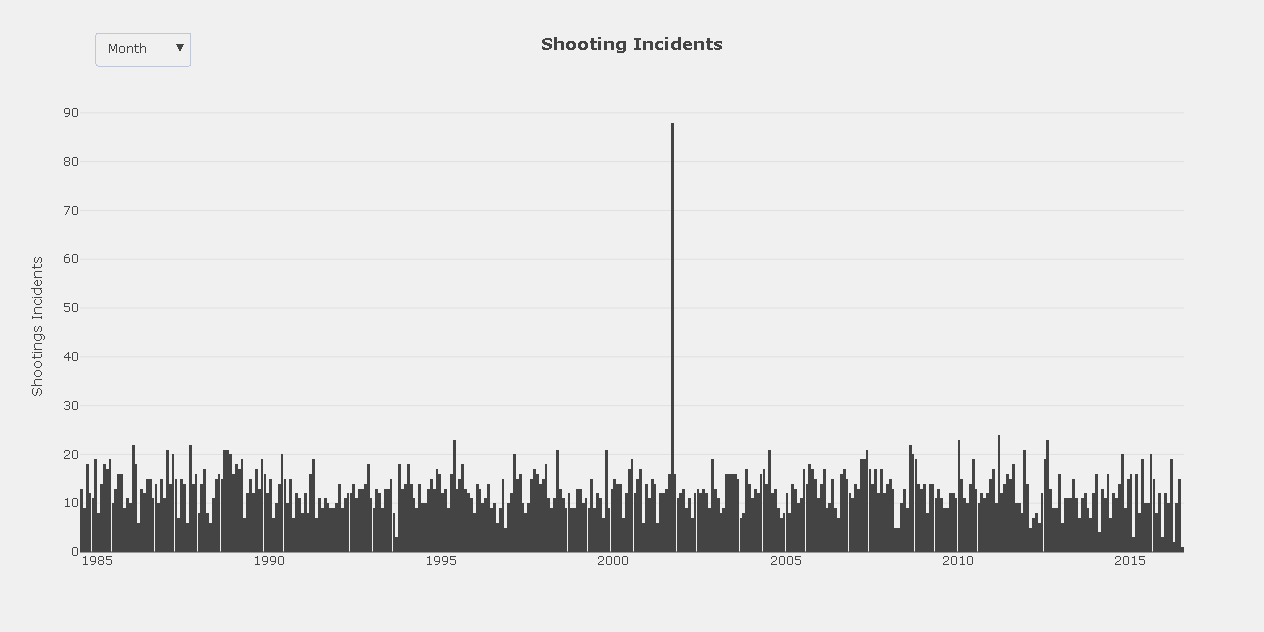

The script that drew this image:
import plotly.io as pio
import pandas as pd


df = pd.read_csv("https://plotly.com/~public.health/17.csv") # Cria o dataframe com dados do arquivo 'linkado'

data = [dict(
  x = df['date'], # Variável de nomes para o eixo X
  autobinx = False, # Desativa os binnings do eixo x
  autobiny = True, # Ativa os binnings do eixo y
  marker = dict(color = 'rgb(68, 68, 68)'), # Configura a cor da barra/objeto
  name = 'date', # Cria a variável com a coluna de date do csv
  type = 'histogram', # Configura o tipo de gráfico 
  
  # Configurações de dados do Eixo X
  xbins = dict(
    end = '2016-12-31 12:00', # Último dado do gráfico
    size = 'M1', 
    start = '1983-12-31 12:00' # Primeiro dado do gráfico
  )
)]

# Cria o layout
layout = dict(
  paper_bgcolor = 'rgb(240, 240, 240)', # Cor de fundo no papel (tela)
  plot_bgcolor = 'rgb(240, 240, 240)', # Cor de fundo 
  title = '<b>Shooting Incidents</b>', # Título do gráfico

  # Dados a serem plotados no Eixo X
  xaxis = dict(
    title = '',
    type = 'date'
  ),

  # Dados a serem plotados no Eixo Y
  yaxis = dict(
    title = 'Shootings Incidents',
    type = 'linear'
  ),

  # Configuração de distanciamento
  updatemenus = [dict(
        x = 0.1,
        y = 1.15,
        xref = 'paper',
        yref = 'paper',
        yanchor = 'top',
        active = 1,
        showactive = True,

        # Configuração do botão
        buttons = [
        dict(
            args = ['xbins.size', 'D1'],
            label = 'Day',
            method = 'restyle',
        ), dict(
            args = ['xbins.size', 'M1'],
            label = 'Month',
            method = 'restyle',
        ), dict(
            args = ['xbins.size', 'M3'],
            label = 'Quater',
            method = 'restyle',
        ), dict(
            args = ['xbins.size', 'M6'],
            label = 'Half Year',
            method = 'restyle',
        ), dict(
            args = ['xbins.size', 'M12'],
            label = 'Year',
            method = 'restyle',
        )]
  )]
)

fig_dict = dict(data=data, layout=layout) # Cria a fígura

pio.show(fig_dict, validate=False) # Plota o gráfico
